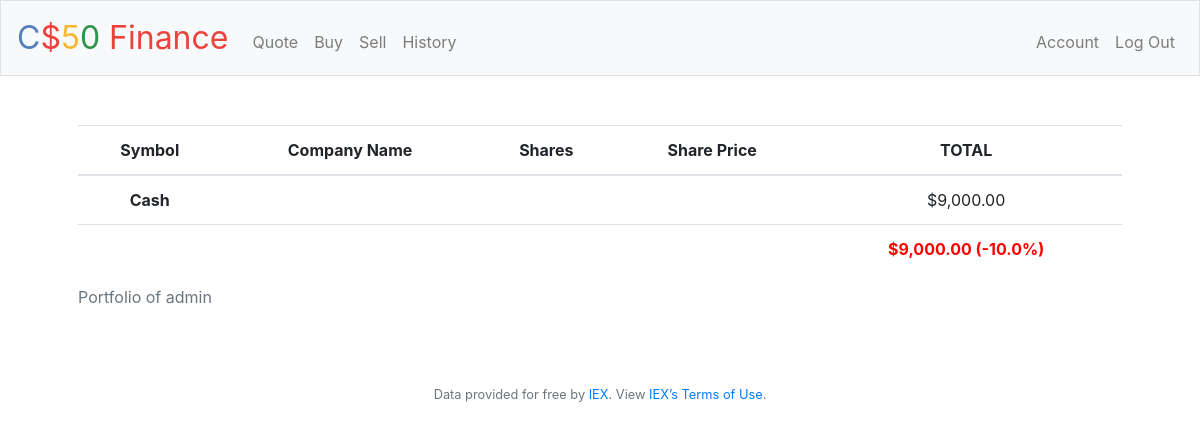
Before: /index (signed in) with the older database file.
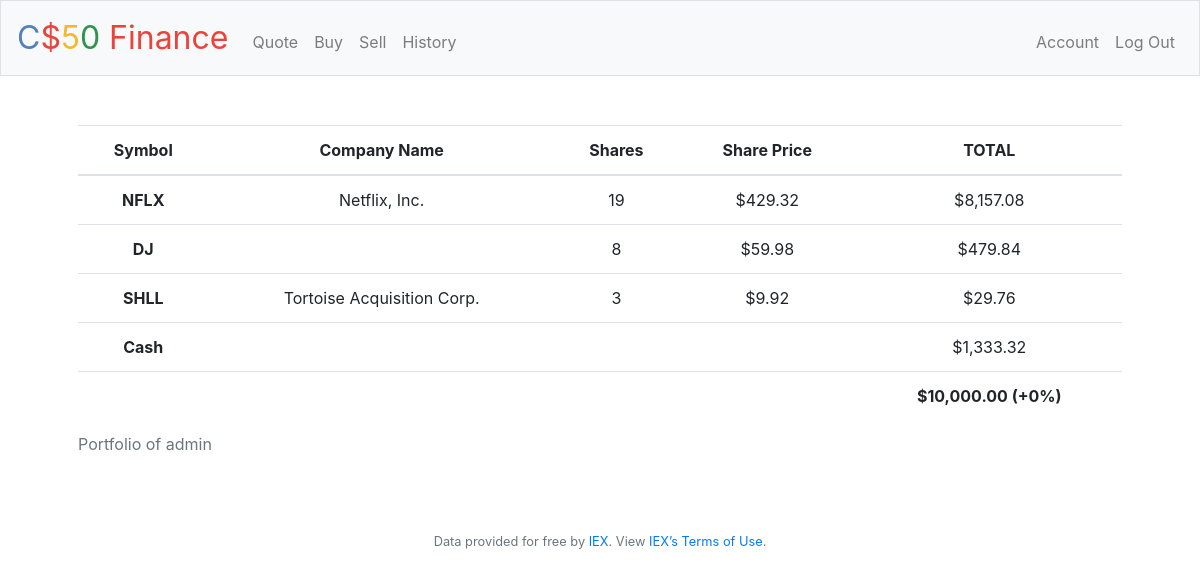
After: the same page with the newer database file.
### webapp/users/models.py (models this page shows, shortened)
class User(db.Model, UserMixin):
    __tablename__ = 'user'
    id = db.Column(db.Integer, primary_key=True)
    username = db.Column(db.String(20), unique=True, nullable=False)
    email = db.Column(db.String(120), unique=True, nullable=False)
    password = db.Column(db.String(60), nullable=False)
    image_file = db.Column(db.String(20), nullable=False, default='default.png')
    created_on = db.Column(db.DateTime, nullable=False, default=datetime.utcnow)
    last_online = db.Column(db.DateTime, nullable=False, default=datetime.utcnow)
    starting_cash = db.Column(db.Float, nullable=False)
    cash = db.Column(db.Float, default=0.00)
    portfolio_value = db.Column(db.Float, default=0.00)
    portfolio_size = db.Column(db.Integer, nullable=False, default=0)
    num_buys = db.Column(db.Integer, nullable=False, default=0)
    num_sales = db.Column(db.Integer, nullable=False, default=0)
    num_equal_sales = db.Column(db.Integer, nullable=False, default=0)
    num_positive_sales = db.Column(db.Integer, nullable=False, default=0)
    num_negative_sales = db.Column(db.Integer, nullable=False, default=0)
    last_buy = db.Column(db.DateTime)
    last_sale = db.Column(db.DateTime)
    status = db.Column(db.Boolean, nullable=False, server_default='1')
    access = db.Column(db.Integer, nullable=False, default=1)
    roles = db.relationship('Role', secondary='user_roles')
    shares = db.relationship('Share', backref='owner', lazy=True)
    transactions = db.relationship('Transaction', backref='user', lazy=True)

### webapp/transactions/models.py (models this page shows)
class Share(db.Model):
    __tablename__ = 'share'
    id = db.Column(db.Integer, primary_key=True)
    user_id = db.Column(db.Integer, db.ForeignKey('user.id'), nullable=False)
    symbol = db.Column(db.String(100), nullable=False)
    company_name =  db.Column(db.String(100), nullable=False)
    num_shares = db.Column(db.Integer, nullable=False)
    total_value = db.Column(db.Float, nullable=False, default=0.00)

### webapp/main/routes.py (the view)
@main.route("/")
@main.route("/index")
@login_required
def index():
    user = User.query.filter_by(username=current_user.username).first()
    shares = Share.query.order_by(Share.total_value.desc()).filter_by(user_id=user.id).all()
    return render_template("index.html", title='Portfolio', user=user, shares=shares)

### webapp/main/routes.py (called while the page is built)
@main.after_request
def after_request(response):
    response.headers["Cache-Control"] = "no-cache, no-store, must-revalidate"
    response.headers["Expires"] = 0
    response.headers["Pragma"] = "no-cache"
    return response

### webapp/users/models.py (called while the page is built)
@login_manager.user_loader
def load_user(user_id):
    return User.query.get(int(user_id))

### webapp/templates/index.html (shortened to what this page needs)
{% extends "layout.html" %}
{% block main %}
    <table class="table table-hover">
        <caption>Portfolio of {{ user.username }}</caption>
        <thead>
            <tr>
              <th scope="col">Symbol</th>
              <th scope="col">Company Name</th>
              <th scope="col">Shares</th>
              <th scope="col">Share Price</th>
              <th scope="col">TOTAL</th>
            </tr>
          </thead>
        <tbody>
            {% for share in shares %}
            <tr>
                <th scope="row"> {{ share.symbol }} </th>
                <td> {{ share.company_name }} </td>
                <td> {{ share.num_shares }} </td>
                <td> {{  '${:,.2f}'.format(share.total_value / share.num_shares) }} </td>
                <td> {{  '${:,.2f}'.format(share.total_value) }} </td>
            </tr>
            {% endfor %}
            <tr>
                <th scope="row">Cash</th>
                <td></td>
                <td></td>
                <td></td>
                <td> {{ '${:,.2f}'.format(user.cash) }} </td>
            </tr>
            <tr>
                <th></th>
                <td></td>
                <td></td>
                <td></td>
                <td>
                {% if (user.portfolio_value + user.cash) > user.starting_cash %}
                    <b style= color:green>{{ '${:,.2f}'.format(user.portfolio_value + user.cash) }}
                        (+{{ (100 * ((user.portfolio_value + user.cash) / user.starting_cash) - 100) }}%)
                    </b>
                {% elif (user.portfolio_value + user.cash) == user.starting_cash %}
                    <b>{{ '${:,.2f}'.format(user.portfolio_value + user.cash) }} (+0%) </b>
                {% else %}
                    <b style= color:red>{{ '${:,.2f}'.format(user.portfolio_value + user.cash) }}
                        ({{ (100 * (user.portfolio_value + user.cash) / user.starting_cash) - 100 }}%)
                    </b>
                {% endif %}
                </td>
            </tr>
        </tbody>
    </table>
{% endblock main %}

Changed rows visible on the page:
changed User "admin": cash "$9,000.00" → "$1,333.32"; portfolio_value 0 → 8666.68 (drawn); user.portfolio_value+user.cash "$9,000.00" → "$10,000.00"; portfolio_value+cash+starting_cash "-10.0" → (not shown)
added Share: symbol "NFLX", company_name "Netflix, Inc.", num_shares "19", share.total_value/share.num_shares "$429.32", total_value "$8,157.08"
added Share: symbol "DJ", num_shares "8", share.total_value/share.num_shares "$59.98", total_value "$479.84"
added Share: symbol "SHLL", company_name "Tortoise Acquisition Corp.", num_shares "3", share.total_value/share.num_shares "$9.92", total_value "$29.76"
Other visible differences:
text now shown: "(+0%)"
